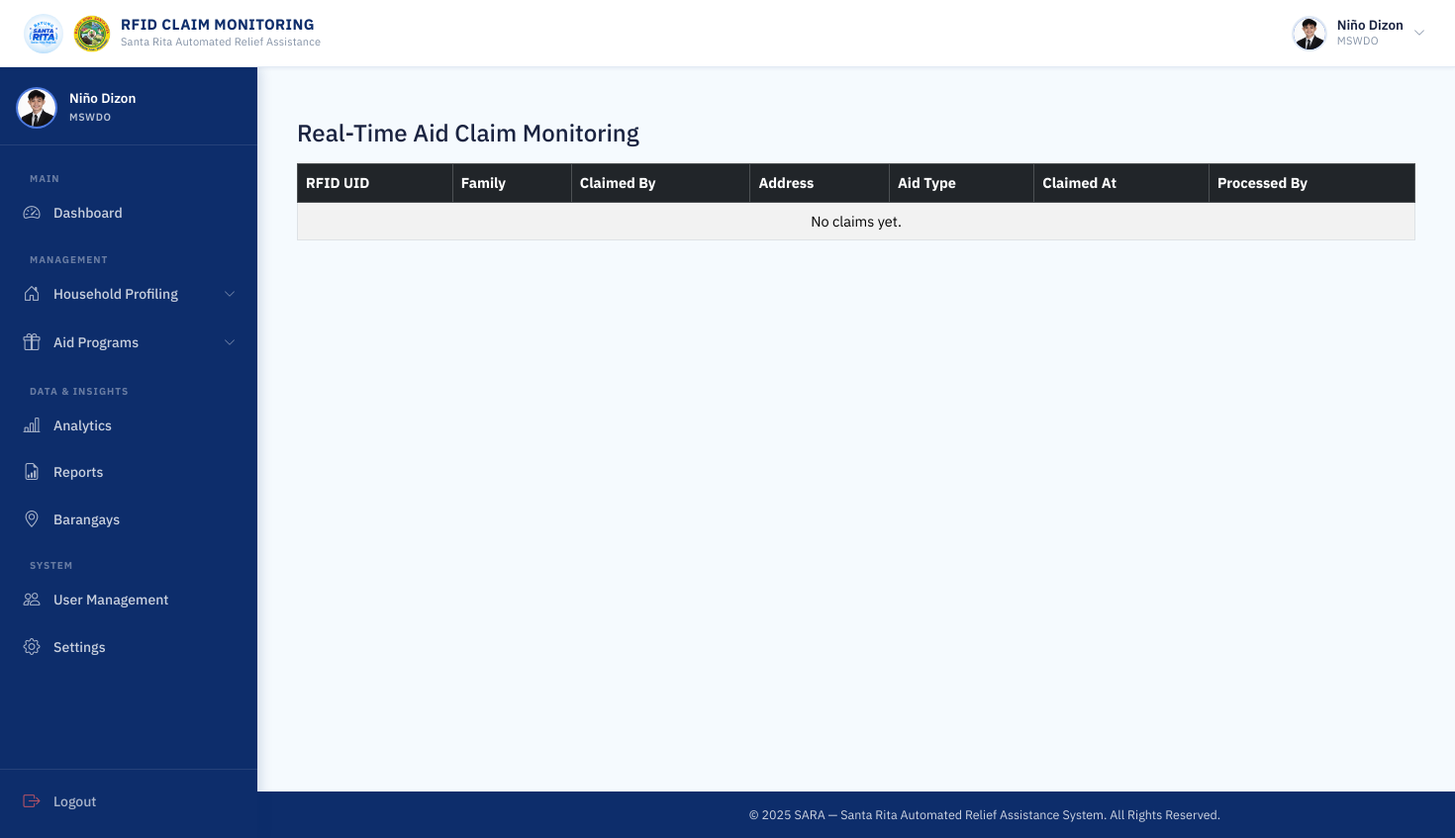
The app's page /mswdo/rfid/monitoring/ (signed in), older data.
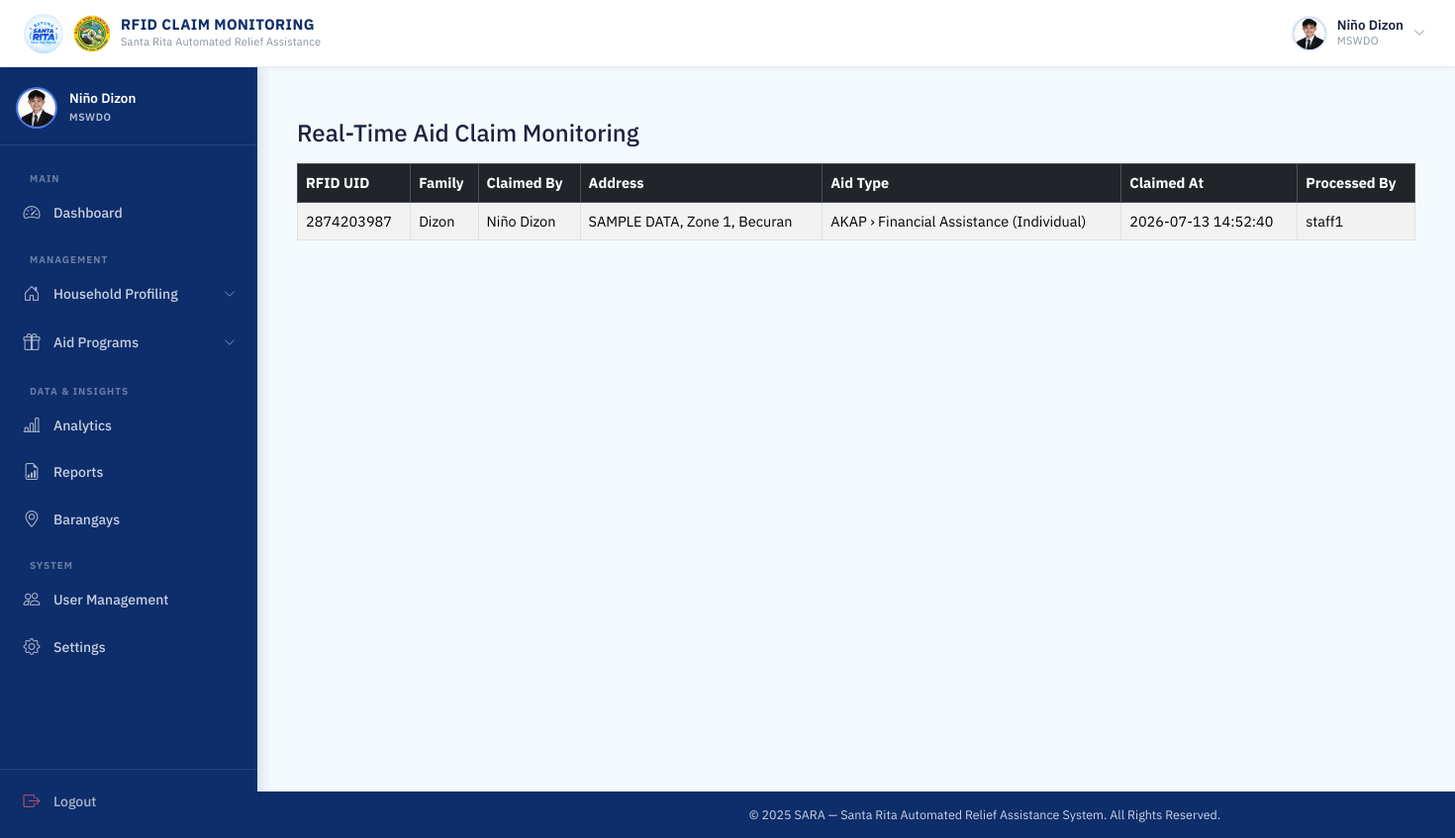
The same page, newer data.
### households/models.py (models this page shows, shortened)
class Family(models.Model):
    household = models.ForeignKey(Household, on_delete=models.CASCADE, related_name='families')
    family_name = models.CharField(max_length=100)
    rfid_uid = models.CharField(
        max_length=50,
        unique=True,
        null=True,
        blank=True
    )
    is_active = models.BooleanField(default=True)

### distribution/models.py (models this page shows, shortened)
class AidClaim(models.Model):
    family = models.ForeignKey(Family, on_delete=models.CASCADE)
    family_member = models.ForeignKey(
        FamilyMember,
        on_delete=models.SET_NULL,
        null=True,
        blank=True,
        help_text="Required for individual-based assistance"
    )
    assistance = models.ForeignKey(
        Assistance,
        on_delete=models.SET_NULL,
        null=True,
        blank=True,
        related_name='claims'
    )
    CLAIM_TYPE_CHOICES = (
        ('DISTRIBUTION', 'Distribution Event'),
        ('WALK_IN', 'Walk-in / Office Visit'),
    )
    claim_type = models.CharField(
        max_length=20,
        choices=CLAIM_TYPE_CHOICES,
        default='DISTRIBUTION'
    )
    schedule = models.ForeignKey('AidSchedule', on_delete=models.CASCADE, null=True)
    claimed_at = models.DateTimeField(auto_now_add=True)
    created_by = models.ForeignKey(
            settings.AUTH_USER_MODEL,
            on_delete=models.SET_NULL,
            null=True,
            blank=True,
            related_name='processed_claims'
        )

### accounts/models.py (models this page shows, shortened)
class User(AbstractUser):
    ROLE_CHOICES = (
        ('MSWDO', 'MSWDO Admin'),
        ('MSWDO_STAFF', 'MSWDO Staff'),
        ('BARANGAY', 'Barangay Admin'),
    )
    email = models.EmailField(unique=True)
    role = models.CharField(max_length=20, choices=ROLE_CHOICES)
    barangay = models.ForeignKey(
        'Barangay', on_delete=models.SET_NULL, blank=True, null=True, related_name='users'
    )
    is_active = models.BooleanField(default=True)
    middle_name = models.CharField(max_length=150, blank=True)
    suffix = models.CharField(max_length=10, blank=True, null=True)
    position = models.CharField(max_length=100, blank=True)
    birth_place = models.CharField(max_length=200, blank=True)
    CIVIL_STATUS_CHOICES = (
        ('SINGLE', 'Single'),
        ('MARRIED', 'Married'),
        ('WIDOWED', 'Widowed'),
        ('SEPARATED', 'Separated'),
        ('ANNULLED', 'Annulled'),
    )
    civil_status = models.CharField(max_length=20, choices=CIVIL_STATUS_CHOICES, blank=True)
    citizenship = models.CharField(max_length=100, blank=True, default='Filipino')
    must_change_password = models.BooleanField(default=False)
    SEX_CHOICES = (
        ('M', 'Male'),
        ('F', 'Female'),
    )
    sex = models.CharField(max_length=1, choices=SEX_CHOICES, blank=True)
    birthdate = models.DateField(blank=True, null=True)
    contact_number = models.CharField(
        max_length=13,
        blank=True,
        validators=[
            RegexValidator(
                regex=r'^(09|\+639)\d{9}$',
                message="Phone number must be entered in the format: '09XXXXXXXXX' or '+639XXXXXXXXX'."
            )
        ]
    )
    profile_image = models.ImageField(upload_to=user_profile_image_path, blank=True, null=True)

### monitoring/views.py (the view)
# urls.py: path('mswdo/rfid/monitoring/', views.rfid_claim_monitoring, name='rfid_claim_monitoring'),
@login_required
@session_protected
@mswdo_or_staff_required
def rfid_claim_monitoring(request):
    claims = AidClaim.objects.select_related(
        'family',
        'family__household',
        'family__household__zone',
        'family__household__barangay',
        'family_member',
        'created_by'
    ).order_by('-claimed_at')
    is_staff_scoped = (request.user.role == 'MSWDO_STAFF')
    if is_staff_scoped:
        claims = claims.filter(created_by=request.user)
    monitoring_data = []
    for claim in claims:
        monitoring_data.append({
            'rfid_uid': claim.family.rfid_uid,
            'family_name': claim.family.family_name,
            'member_name': (
                f"{claim.family_member.first_name} {claim.family_member.last_name}"
                if claim.family_member else "ALL MEMBERS"
            ),
            'address': claim.family.household.address,
            'aid_type': str(claim.assistance) if claim.assistance else 'N/A',
            'claimed_at': claim.claimed_at,
            'processed_by': (
                claim.created_by.username
                if claim.created_by else "System"
            ),
        })
    return render(request, 'monitoring/rfid_claim_monitoring.html', {
        'claims': monitoring_data,
        'is_staff_scoped': is_staff_scoped
    })

### accounts/context_processors.py (called while the page is built)
def auth_required(request):
    return {
        'requires_auth': request.user.is_authenticated
    }

### households/models.py (called while the page is built)
    @property
    def address(self):
        return f"{self.house_number}, {self.zone.name}, {self.barangay.name}"

### programs/models.py (called while the page is built)
    def __str__(self):
        return f"{self.program.name} › {self.aid_category.name} ({self.get_beneficiary_type_display()})"

### monitoring/templates/monitoring/rfid_claim_monitoring.html
{% extends "base.html" %}
{% block navbar_title %}
RFID CLAIM MONITORING
{% endblock %}
{% block content %}
<div class="container mt-4">
  <h4 class="mb-3">Real-Time Aid Claim Monitoring</h4>
  <div class="table-responsive">
    <table class="table table-bordered table-striped">
      <thead class="table-dark">
        <tr>
          <th>RFID UID</th>
          <th>Family</th>
          <th>Claimed By</th>
          <th>Address</th>
          <th>Aid Type</th>
          <th>Claimed At</th>
          <th>Processed By</th>
        </tr>
      </thead>
      <tbody>
        {% for c in claims %}
          <tr>
            <td>{{ c.rfid_uid }}</td>
            <td>{{ c.family_name }}</td>
            <td>{{ c.member_name }}</td>
            <td>{{ c.address }}</td>
            <td>{{ c.aid_type }}</td>
            <td>{{ c.claimed_at|date:"Y-m-d H:i:s" }}</td>
            <td>{{ c.processed_by }}</td>
          </tr>
        {% empty %}
          <tr>
            <td colspan="7" class="text-center">No claims yet.</td>
          </tr>
        {% endfor %}
      </tbody>
    </table>
  </div>
</div>
{% endblock %}

Row changes from the older to the newer data that the page shows:
added Family: rfid_uid "2874203987", family_name "Dizon"
added AidClaim: claimed_at "2026-07-13 14:52:40"
now on this page (row edited): User: processed_by "staff1"
Text that changed along with them:
new list line: "Niño Dizon SAMPLE DATA, Zone 1, Becuran AKAP › Financial Assistance (Individual)"
text no longer shown: "No claims yet."
